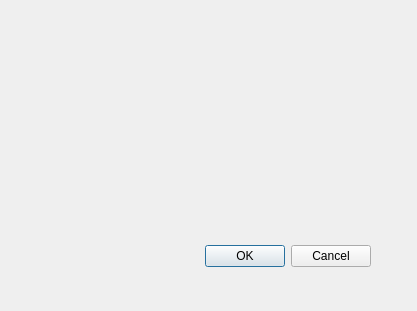
<?xml version="1.0" encoding="UTF-8"?>
<ui version="4.0">
 <class>Setting</class>
 <widget class="QDialog" name="Setting">
  <property name="geometry">
   <rect>
    <x>0</x>
    <y>0</y>
    <width>417</width>
    <height>311</height>
   </rect>
  </property>
  <property name="windowTitle">
   <string>Dialog</string>
  </property>
  <widget class="QDialogButtonBox" name="buttonBox">
   <property name="geometry">
    <rect>
     <x>30</x>
     <y>240</y>
     <width>341</width>
     <height>32</height>
    </rect>
   </property>
   <property name="orientation">
    <enum>Qt::Horizontal</enum>
   </property>
   <property name="standardButtons">
    <set>QDialogButtonBox::Cancel|QDialogButtonBox::Ok</set>
   </property>
  </widget>
 </widget>
 <resources/>
 <connections>
  <connection>
   <sender>buttonBox</sender>
   <signal>accepted()</signal>
   <receiver>Setting</receiver>
   <slot>accept()</slot>
   <hints>
    <hint type="sourcelabel">
     <x>248</x>
     <y>254</y>
    </hint>
    <hint type="destinationlabel">
     <x>157</x>
     <y>274</y>
    </hint>
   </hints>
  </connection>
  <connection>
   <sender>buttonBox</sender>
   <signal>rejected()</signal>
   <receiver>Setting</receiver>
   <slot>reject()</slot>
   <hints>
    <hint type="sourcelabel">
     <x>316</x>
     <y>260</y>
    </hint>
    <hint type="destinationlabel">
     <x>286</x>
     <y>274</y>
    </hint>
   </hints>
  </connection>
 </connections>
</ui>
